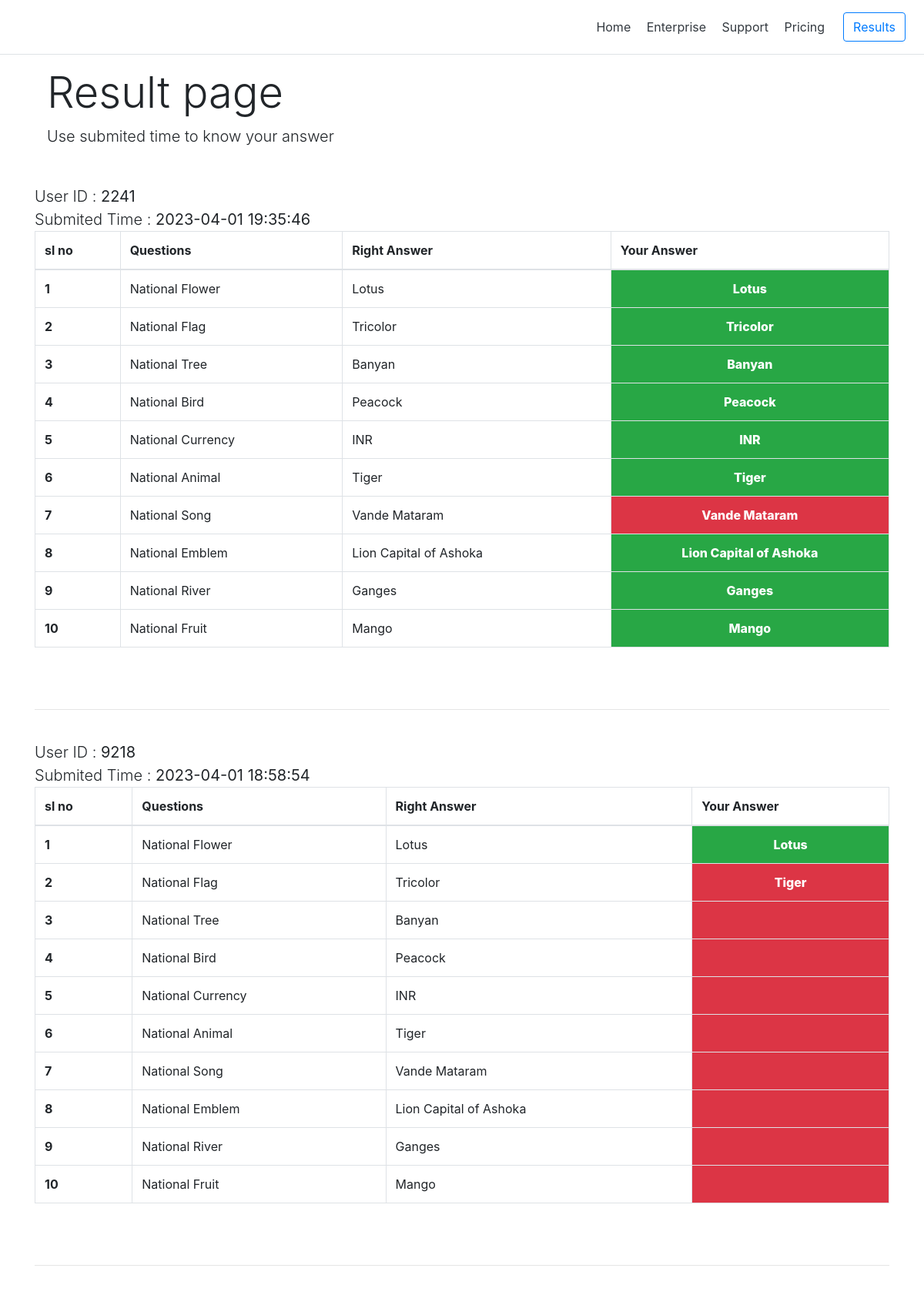
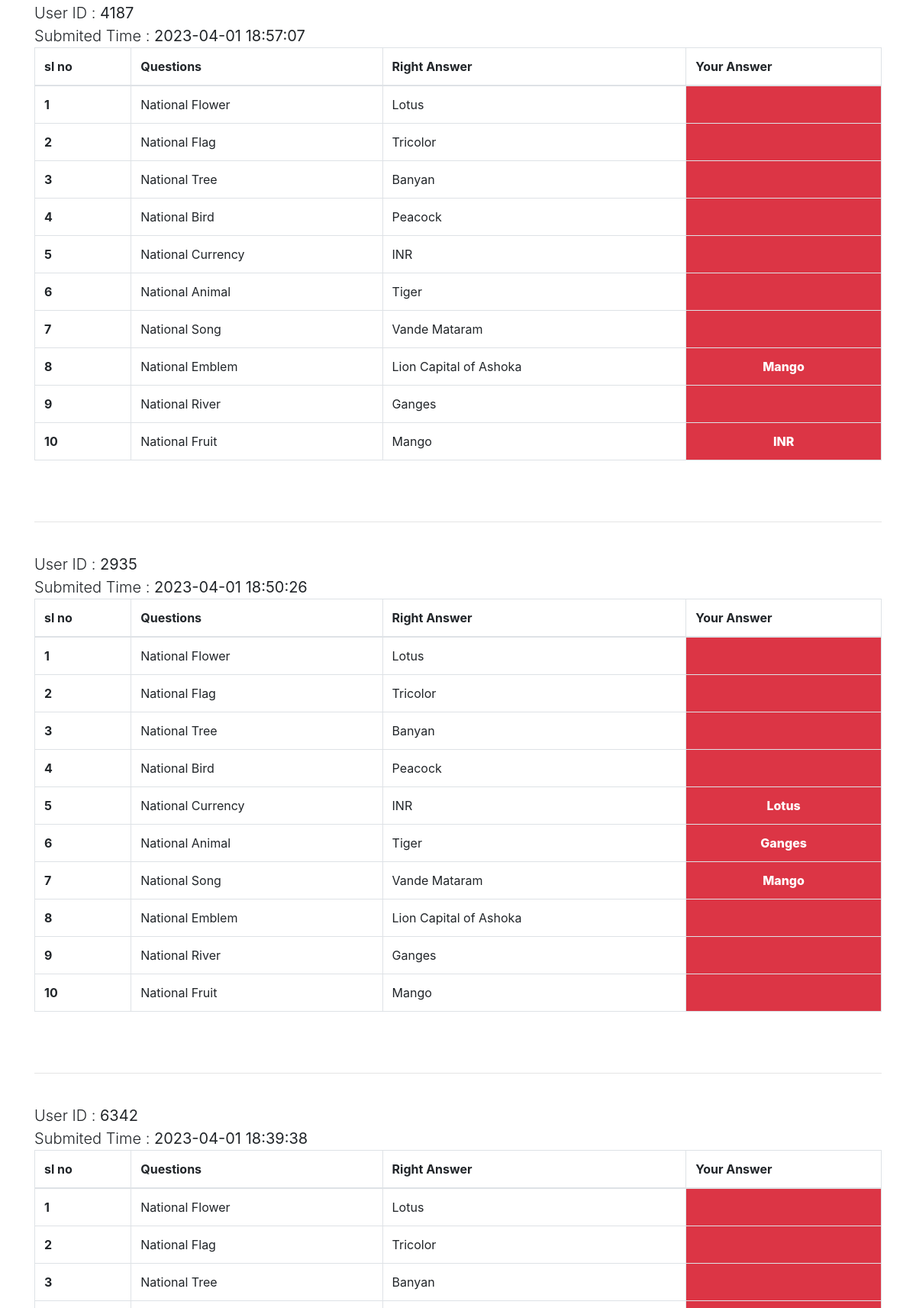
Page /index.php/user/result_page (upper part) on the committed database (2 pictures, top to bottom).
### tables this page shows
CREATE TABLE `submit_table` (
  `id` int(11) NOT NULL,
  `submited_ans` varchar(500) NOT NULL,
  `user_id` varchar(250) NOT NULL,
  `added_date` timestamp NOT NULL DEFAULT current_timestamp()
);

CREATE TABLE `questions_table` (
  `id` int(11) NOT NULL,
  `question` varchar(250) NOT NULL,
  `answer` varchar(250) NOT NULL,
  `updated_date` timestamp NOT NULL DEFAULT current_timestamp()
);

### application/controllers/User.php (called while the page is built, shortened)
<?php
class User extends CI_Controller {
	function __construct() {
        $this->load->model('User_model');
    }
	public function result_page(){
		$quest = $this->User_model->questions();
		$ans = $this->User_model->answer();
		$submit_table = $this->User_model->result_page();
		$result_page = array(
          'questions' =>  $quest,
          'answer' =>  $ans,
          'result_page' =>  $submit_table,
		);
		$this->load->view('includes/header');
		$this->load->view('result_view',$result_page);
		$this->load->view('includes/footer');
	}
}

### index.php (called while the page is built, shortened)
<?php
require_once BASEPATH.'core/CodeIgniter.php';

### application/models/User_model.php (called while the page is built, shortened)
<?php
class User_model extends CI_Model {
	public function questions(){
		$res = $this->db->get('questions_table');
		return $res->result_array();
	}
	public function answer(){
		$res = $this->db->get('answer_table');
		return $res->result_array();
	}
	public function result_page(){
        $this->db->order_by("added_date", "desc");
		$res = $this->db->get('submit_table');
		return $res->result_array();
	}
}

### application/views/result_view.php (the view, shortened to what this page needs)
<!DOCTYPE html>
<html lang="eng">
    <head>
        <link rel="stylesheet" href="https://cdn.jsdelivr.net/npm/bootstrap@4.0.0/dist/css/bootstrap.min.css">
    </head>
   <body>
   <div class="container">
   <div class="pricing-header px-3 mx-auto">
      <h1 class="display-4">Result page</h1>
      <p class="lead">Use submited time to know your answer</p>
    </div>
    <div class="row my-5">
        <div class="col-12">
            <?php
              foreach($result_page as $result){
                $result_arr = unserialize(base64_decode($result['submited_ans']));
            ?>
            <span class="lead">User ID : <strong><?=$result['user_id']?></strong></span><br>
            <span class="lead">Submited Time : <strong><?=$result['added_date']?></strong></span><br>
            <table class="table table-hover border table-bordered">
                <thead>
                    <tr>
                    <th scope="col">sl no</th>
                    <th scope="col" class="questions">Questions</th>
                    <th scope="col" class="answers">Right Answer</th>
                    <th scope="col" class="answers">Your Answer</th>
                    </tr>
                </thead>
                <tbody>
                    <?php  foreach($questions as $key => $value){
                      ?>
                    <tr class="no_of_question">
                        <th scope="row"><?=$value['id']?></th>
                        <td class="question"><?=$value['question']?></td>
                        <td class="answer"><?=$value['answer']?></td>
                        <td class="answer text-bold <?=($value['answer'] == $result_arr[$key])?'bg-success':'bg-danger';?>"><?=$result_arr[$key]?></td>
                    </tr>
                    <?php } ?>
                </tbody>
                </table>   <br><br><hr><br>
              <?php }?>
              </div>
    </div>
   </div>
   </body>
</html>

### application/views/result_view.php (style rules this page uses)
.text-bold { font-weight:800; text-align:center; color:#fff; }

### rows in the picture
submit_table: user "2241", added_date "2023-04-01 19:35:46", submited_ans "Lotus", submited_ans "Tricolor", submited_ans "Banyan", submited_ans "Peacock", submited_ans "INR", submited_ans "Tiger", submited_ans "Vande Mataram", submited_ans "Lion Capital of Ashoka", submited_ans "Ganges", submited_ans "Mango"
questions_table: id "1", question "National Flower", answer "Lotus"
questions_table: id "2", question "National Flag", answer "Tricolor"
questions_table: id "3", question "National Tree", answer "Banyan"
questions_table: id "4", question "National Bird", answer "Peacock"
questions_table: id "5", question "National Currency", answer "INR"
questions_table: id "6", question "National Animal", answer "Tiger"
questions_table: id "7", question "National Song", answer "Vande Mataram"
questions_table: id "8", question "National Emblem", answer "Lion Capital of Ashoka"
questions_table: id "9", question "National River", answer "Ganges"
questions_table: id "10", question "National Fruit", answer "Mango"
submit_table: user "9218", added_date "2023-04-01 18:58:54", submited_ans "Lotus", submited_ans "Tiger"
submit_table: user "4187", added_date "2023-04-01 18:57:07", submited_ans "Mango", submited_ans "INR"
submit_table: user "2935", added_date "2023-04-01 18:50:26", submited_ans "Lotus", submited_ans "Ganges", submited_ans "Mango"
submit_table: user "6342", added_date "2023-04-01 18:39:38"
